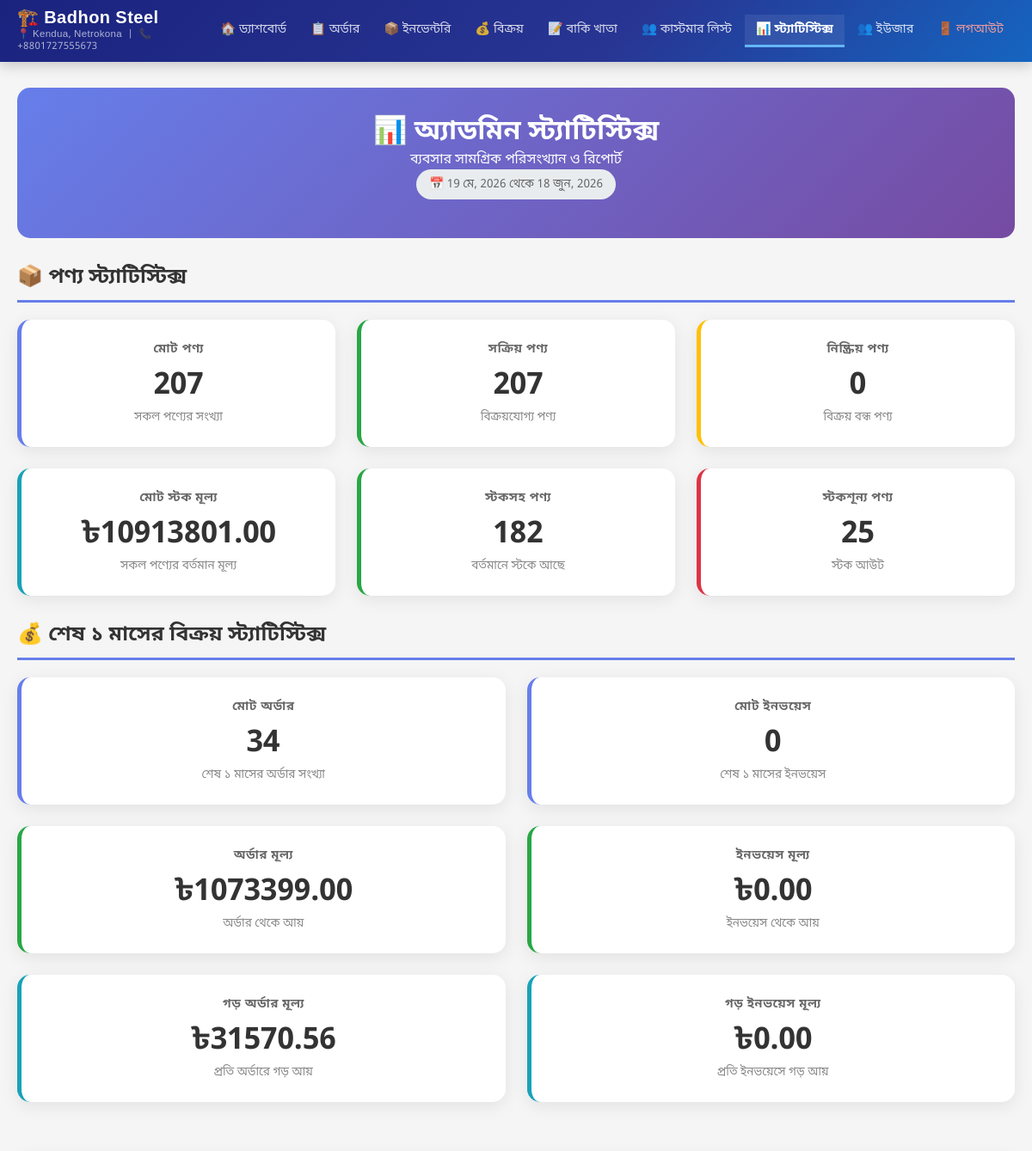
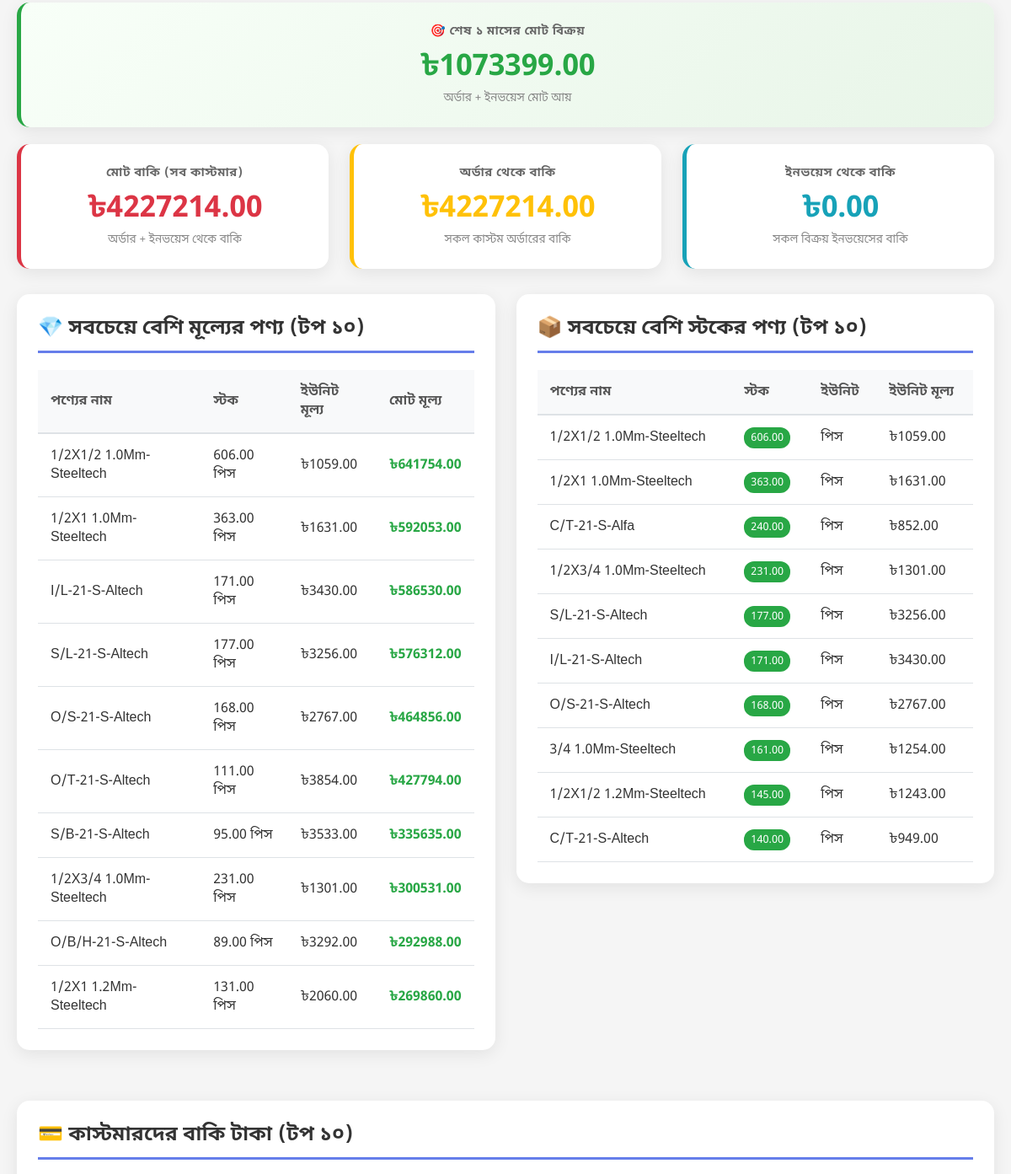
/admin-panel/statistics/ (signed in, upper part), run on an earlier commit of the app's database (2 pictures, top to bottom).
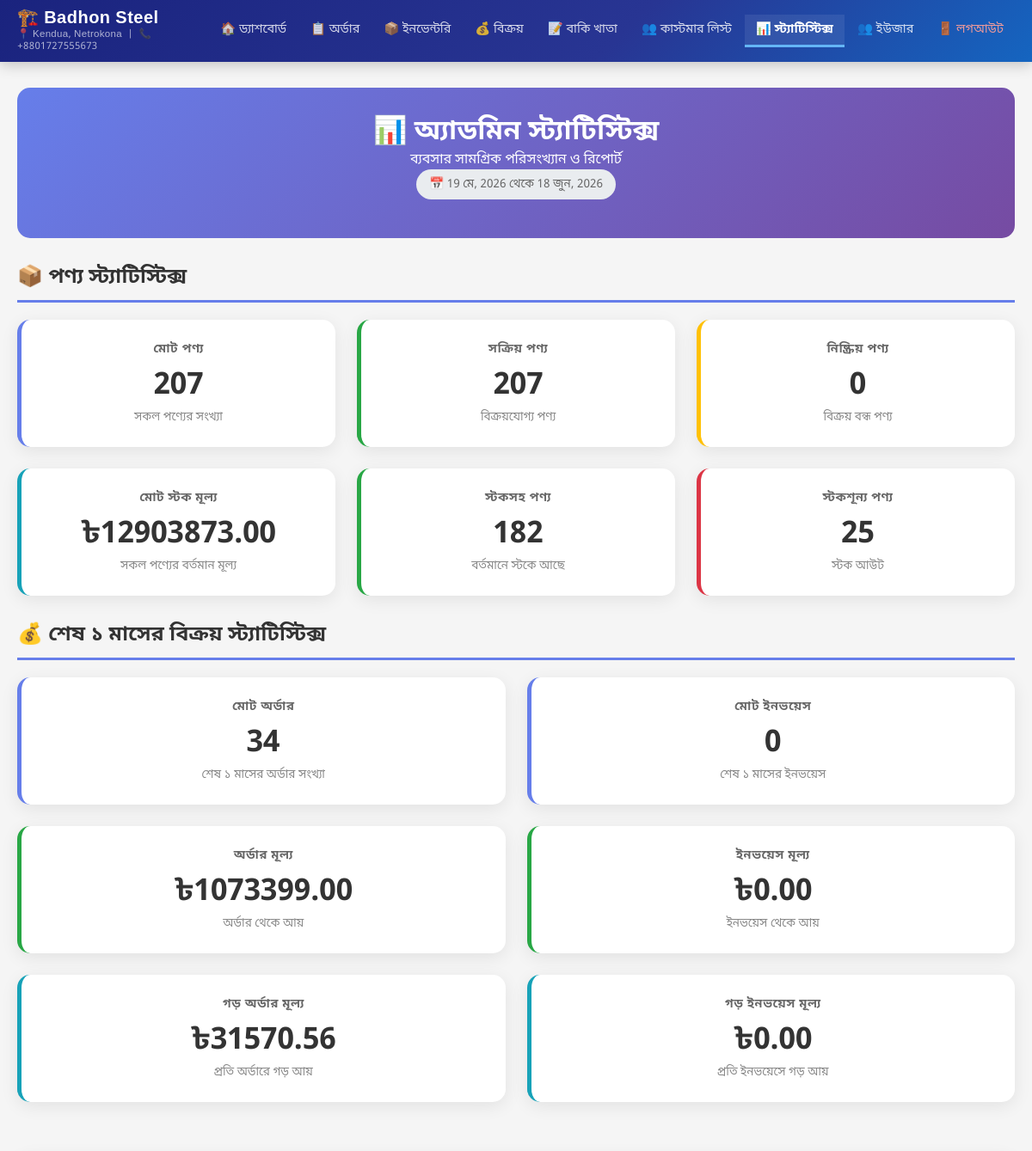
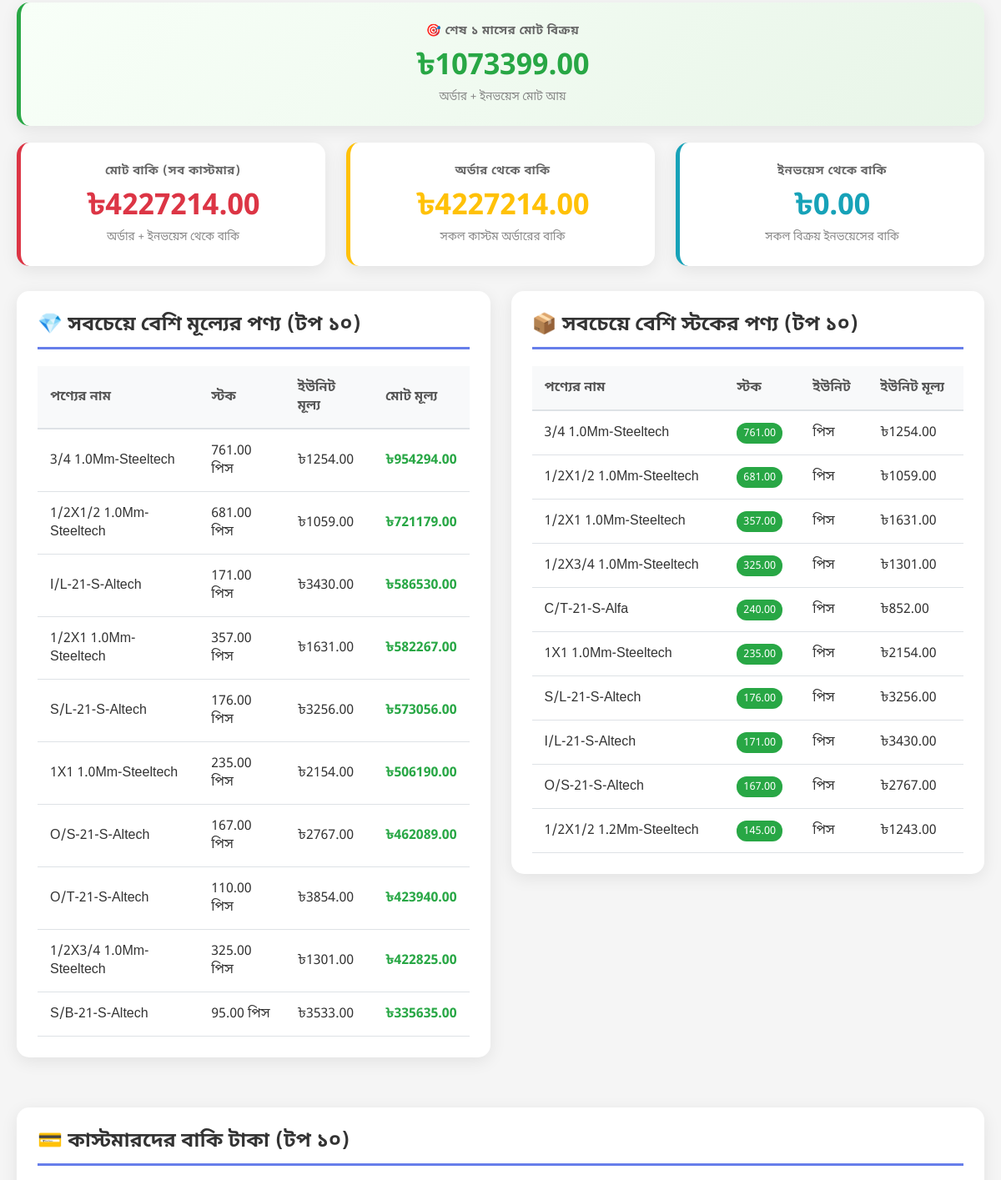
And on a later commit of the database (2 pictures, top to bottom).
### shop/models.py (models this page shows, shortened)
class InventoryProduct(models.Model):
    UNIT_CHOICES = [
        ('piece', 'পিস'),
        ('feet', 'ফুট'),
        ('meter', 'মিটার'),
        ('ton', 'টন'),
        ('kg', 'কেজি'),
    ]
    name = models.CharField(max_length=200, verbose_name='পণ্যের নাম')
    description = models.TextField(verbose_name='বিবরণ', blank=True)
    unit = models.CharField(max_length=20, choices=UNIT_CHOICES, verbose_name='একক')
    price_per_unit = models.DecimalField(max_digits=10, decimal_places=2, verbose_name='প্রতি একক মূল্য')
    stock_quantity = models.DecimalField(max_digits=10, decimal_places=2, verbose_name='স্টক পরিমাণ', default=0)
    is_active = models.BooleanField(default=True, verbose_name='সক্রিয়')
    created_at = models.DateTimeField(auto_now_add=True, verbose_name='তৈরির তারিখ')
    updated_at = models.DateTimeField(auto_now=True, verbose_name='আপডেটের তারিখ')
    image = models.ImageField(upload_to='inventory/', blank=True, null=True, verbose_name='ছবি')
    class Meta:
        verbose_name = 'ইনভেন্টরি পণ্য'
        verbose_name_plural = 'ইনভেন্টরি পণ্যসমূহ'
        ordering = ['name']
        unique_together = [['name', 'unit']]

### shop/views.py (the view)
# urls.py: path('admin-panel/statistics/', views.admin_statistics, name='admin_statistics'),
@login_required
def admin_statistics(request):
    if not request.user.is_superuser:
        messages.error(request, '❌ আপনার এই পেজে অ্যাক্সেস করার অনুমতি নেই!')
        return redirect('admin_dashboard')
    try:
        today = timezone.now().date()
        one_month_ago = today - timedelta(days=30)
        total_products = InventoryProduct.objects.count()
        active_products = InventoryProduct.objects.filter(is_active=True).count()
        inactive_products = total_products - active_products
        products_for_value = InventoryProduct.objects.filter(is_active=True)
        total_inventory_value = Decimal('0')
        for product in products_for_value:
            total_inventory_value += product.stock_quantity * product.price_per_unit
        products_with_stock = InventoryProduct.objects.filter(
            is_active=True,
            stock_quantity__gt=0
        ).count()
        out_of_stock_products = active_products - products_with_stock
        last_month_orders = Order.objects.filter(created_at__date__gte=one_month_ago)
        total_orders_last_month = last_month_orders.count()
        total_order_value_last_month = last_month_orders.aggregate(
            total=Sum('total_price')
        )['total'] or Decimal('0')
        last_month_invoices = Invoice.objects.filter(created_at__date__gte=one_month_ago)
        total_invoices_last_month = last_month_invoices.count()
        total_invoice_value_last_month = last_month_invoices.aggregate(
            total=Sum('total_amount')
        )['total'] or Decimal('0')
        total_sales_last_month = total_order_value_last_month + total_invoice_value_last_month
        avg_order_value = last_month_orders.aggregate(
            avg=Avg('total_price')
        )['avg'] or Decimal('0')
        avg_invoice_value = last_month_invoices.aggregate(
            avg=Avg('subtotal')
        )['avg'] or Decimal('0')
    except Exception as e:
        print(f"ERROR in admin_statistics: {e}")
        import traceback
        traceback.print_exc()
        messages.error(request, f'❌ স্ট্যাটিস্টিক্স লোড করতে ত্রুটি: {str(e)}')
        return redirect('admin_dashboard')
    all_products = list(InventoryProduct.objects.filter(is_active=True))
    for product in all_products:
        product.calculated_value = float(product.stock_quantity) * float(product.price_per_unit)
    all_products.sort(key=lambda p: p.calculated_value, reverse=True)
    top_valuable_products = all_products[:10]
    top_stock_products = InventoryProduct.objects.filter(
        is_active=True
    ).order_by('-stock_quantity')[:10]
    low_stock_products = InventoryProduct.objects.filter(
        is_active=True,
        stock_quantity__lt=10,
        stock_quantity__gt=0
    ).order_by('stock_quantity')[:10]
    order_dues_qs = Order.objects.filter(due_amount__gt=0)
    invoice_dues_qs = Invoice.objects.filter(due_amount__gt=0, is_latest=True)
    total_order_due = order_dues_qs.aggregate(total=Sum('due_amount'))['total'] or Decimal('0')
    total_invoice_due = invoice_dues_qs.aggregate(total=Sum('due_amount'))['total'] or Decimal('0')
    total_due_all = total_order_due + total_invoice_due
    from collections import defaultdict
    customer_map = defaultdict(lambda: {
        'customer_name': '',
        'mobile_number': '',
        'order_due': Decimal('0'),
        'invoice_due': Decimal('0'),
        'total_due': Decimal('0'),
    })
    for row in order_dues_qs.values('customer_name', 'mobile_number').annotate(total=Sum('due_amount')):
        key = row['mobile_number'] or row['customer_name'] or 'UNKNOWN'
        entry = customer_map[key]
        entry['customer_name'] = row['customer_name'] or entry['customer_name']
        entry['mobile_number'] = row['mobile_number'] or entry['mobile_number']
        entry['order_due'] += row['total'] or Decimal('0')
    for row in invoice_dues_qs.values('customer_name', 'mobile_number').annotate(total=Sum('due_amount')):
        key = row['mobile_number'] or row['customer_name'] or 'UNKNOWN'
        entry = customer_map[key]
        entry['customer_name'] = row['customer_name'] or entry['customer_name']
        entry['mobile_number'] = row['mobile_number'] or entry['mobile_number']
        entry['invoice_due'] += row['total'] or Decimal('0')
    top_due_customers = []
    for entry in customer_map.values():
        entry['total_due'] = entry['order_due'] + entry['invoice_due']
        if entry['total_due'] > 0:
            top_due_customers.append(entry)
    top_due_customers.sort(key=lambda x: x['total_due'], reverse=True)
    top_due_customers = top_due_customers[:10]
    context = {
        'total_products': total_products,
        'active_products': active_products,
        'inactive_products': inactive_products,
        'total_inventory_value': total_inventory_value,
        'products_with_stock': products_with_stock,
        'out_of_stock_products': out_of_stock_products,
        'total_orders_last_month': total_orders_last_month,
        'total_invoices_last_month': total_invoices_last_month,
        'total_order_value_last_month': total_order_value_last_month,
        'total_invoice_value_last_month': total_invoice_value_last_month,
        'total_sales_last_month': total_sales_last_month,
        'avg_order_value': avg_order_value,
        'avg_invoice_value': avg_invoice_value,
        'top_valuable_products': top_valuable_products,
        'top_stock_products': top_stock_products,
        'low_stock_products': low_stock_products,
        'total_order_due': total_order_due,
        'total_invoice_due': total_invoice_due,
        'total_due_all': total_due_all,
        'top_due_customers': top_due_customers,
        'one_month_ago': one_month_ago,
        'today': today,
    }
    return render(request, 'admin_panel/admin_statistics.html', context)

### shop/templates/admin_panel/admin_statistics.html (shortened to what the changed rows need)
{% extends 'admin_panel/base.html' %}
{% block content %}
<div class="stats-container">
    <div class="stats-header">
        <h1>📊 অ্যাডমিন স্ট্যাটিস্টিক্স</h1>
    </div>
    <h2 class="section-title">📦 পণ্য স্ট্যাটিস্টিক্স</h2>
    <div class="stats-grid">
        <div class="stat-card info">
            <div class="stat-title">মোট স্টক মূল্য</div>
            <div class="stat-value">৳{{ total_inventory_value|floatformat:2 }}</div>
            <div class="stat-description">সকল পণ্যের বর্তমান মূল্য</div>
        </div>
    </div>
    <h2 class="section-title">💰 শেষ ১ মাসের বিক্রয় স্ট্যাটিস্টিক্স</h2>
    <div class="row">
        <div class="col-6">
            <div class="table-container">
                <table class="stats-table">
                    <thead>
                        <tr>
                            <th>পণ্যের নাম</th>
                            <th>স্টক</th>
                            <th>ইউনিট মূল্য</th>
                            <th>মোট মূল্য</th>
                        </tr>
                    </thead>
                    <tbody>
                        {% for product in top_valuable_products %}
                        <tr>
                            <td>{{ product.name }}</td>
                            <td>{{ product.stock_quantity }} {{ product.get_unit_display }}</td>
                            <td>৳{{ product.price_per_unit|floatformat:2 }}</td>
                            <td class="font-weight-bold text-success">৳{{ product.calculated_value|floatformat:2 }}</td>
                        </tr>
                        {% empty %}
                        <tr>
                            <td colspan="4" class="text-center">কোনো পণ্য পাওয়া যায়নি</td>
                        </tr>
                        {% endfor %}
                    </tbody>
                </table>
            </div>
        </div>
        <div class="col-6">
            <div class="table-container">
                <table class="stats-table">
                    <thead>
                        <tr>
                            <th>পণ্যের নাম</th>
                            <th>স্টক</th>
                            <th>ইউনিট</th>
                            <th>ইউনিট মূল্য</th>
                        </tr>
                    </thead>
                    <tbody>
                        {% for product in top_stock_products %}
                        <tr>
                            <td>{{ product.name }}</td>
                            <td>
                                {% if product.stock_quantity > 50 %}
                                    <span class="badge-success">{{ product.stock_quantity }}</span>
                                {% elif product.stock_quantity > 10 %}
                                    <span class="badge-warning">{{ product.stock_quantity }}</span>
                                {% else %}
                                    <span class="badge-danger">{{ product.stock_quantity }}</span>
                                {% endif %}
                            </td>
                            <td>{{ product.get_unit_display }}</td>
                            <td>৳{{ product.price_per_unit|floatformat:2 }}</td>
                        </tr>
                        {% empty %}
                        <tr>
                            <td colspan="4" class="text-center">কোনো পণ্য পাওয়া যায়নি</td>
                        </tr>
                        {% endfor %}
                    </tbody>
                </table>
            </div>
        </div>
    </div>
</div>
{% endblock %}

What changed in the data, as far as the page shows it:
no longer on this page (row edited): InventoryProduct: name "O/B/H-21-S-Altech", stock_quantity "89.00", unit "পিস", price_per_unit "3292.00", calculated_value "292988.00", shown under "💎 সবচেয়ে বেশি মূল্যের পণ্য (টপ ১০)"
no longer on this page (row unchanged): InventoryProduct: name "1/2X1 1.2Mm-Steeltech", stock_quantity "131.00", unit "পিস", price_per_unit "2060.00", calculated_value "269860.00", shown under "💎 সবচেয়ে বেশি মূল্যের পণ্য (টপ ১০)"
no longer on this page (row unchanged): InventoryProduct: name "C/T-21-S-Altech", stock_quantity "140.00", unit "পিস", price_per_unit "949.00", shown under "📦 সবচেয়ে বেশি স্টকের পণ্য (টপ ১০)"
now on one of the page's lists (row edited): InventoryProduct: name "3/4 1.0Mm-Steeltech", stock_quantity "761.00", unit "পিস", price_per_unit "1254.00", calculated_value "954294.00"
changed InventoryProduct "3/4 1.0Mm-Steeltech": stock_quantity "161.00" → "761.00"; moves up the list
changed InventoryProduct "1/2X1/2 1.0Mm-Steeltech": stock_quantity "606.00" → "681.00"; calculated_value "641754.00" → "721179.00"
shown differently, row unchanged: InventoryProduct "I/L-21-S-Altech": moves up the list
changed InventoryProduct "1/2X1 1.0Mm-Steeltech": stock_quantity "363.00" → "357.00"; calculated_value "592053.00" → "582267.00"
changed InventoryProduct "S/L-21-S-Altech": stock_quantity "177.00" → "176.00"; calculated_value "576312.00" → "573056.00"
now on this page (row edited): InventoryProduct: name "1X1 1.0Mm-Steeltech", stock_quantity "235.00", unit "পিস", price_per_unit "2154.00", calculated_value "506190.00"
changed InventoryProduct "O/S-21-S-Altech": stock_quantity "168.00" → "167.00"; calculated_value "464856.00" → "462089.00"
changed InventoryProduct "O/T-21-S-Altech": stock_quantity "111.00" → "110.00"; calculated_value "427794.00" → "423940.00"
changed InventoryProduct "1/2X3/4 1.0Mm-Steeltech": stock_quantity "231.00" → "325.00"; calculated_value "300531.00" → "422825.00"; moves up the list; moves down the list
Also different on the page:
{{ total_inventory_value|floatformat:2 }}: "10913801.00" → "12903873.00"
